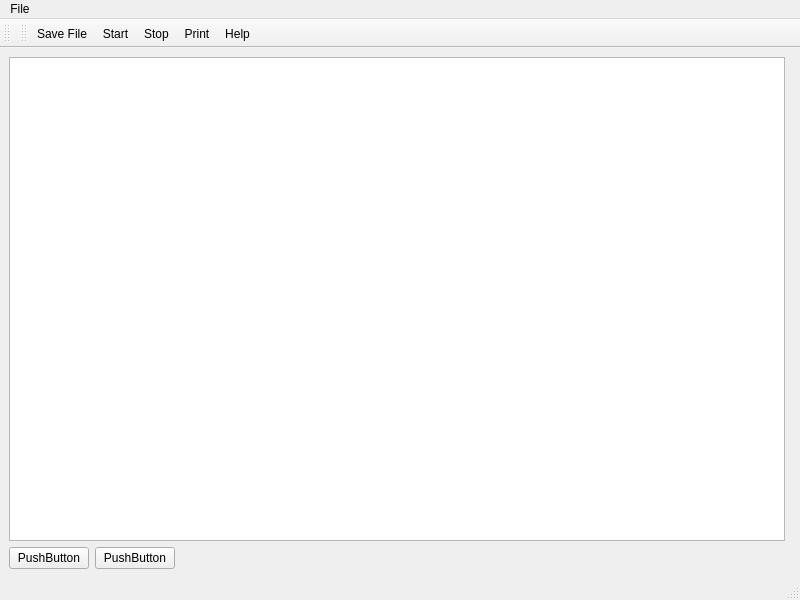
<?xml version="1.0" encoding="UTF-8"?>
<ui version="4.0">
 <class>MainWindow</class>
 <widget class="QMainWindow" name="MainWindow">
  <property name="geometry">
   <rect>
    <x>0</x>
    <y>0</y>
    <width>800</width>
    <height>600</height>
   </rect>
  </property>
  <property name="windowTitle">
   <string>MainWindow</string>
  </property>
  <widget class="QWidget" name="centralwidget">
   <layout class="QVBoxLayout" name="verticalLayout">
    <item>
     <layout class="QHBoxLayout" name="horizontalLayout">
      <item>
       <widget class="QTreeView" name="treeView"/>
      </item>
      <item>
       <widget class="QWidget" name="widget" native="true"/>
      </item>
     </layout>
    </item>
    <item>
     <layout class="QHBoxLayout" name="horizontalLayout_2">
      <item>
       <widget class="QPushButton" name="pushButton_2">
        <property name="text">
         <string>PushButton</string>
        </property>
       </widget>
      </item>
      <item>
       <widget class="QPushButton" name="pushButton">
        <property name="text">
         <string>PushButton</string>
        </property>
       </widget>
      </item>
      <item>
       <spacer name="horizontalSpacer">
        <property name="orientation">
         <enum>Qt::Horizontal</enum>
        </property>
        <property name="sizeHint" stdset="0">
         <size>
          <width>40</width>
          <height>20</height>
         </size>
        </property>
       </spacer>
      </item>
     </layout>
    </item>
   </layout>
  </widget>
  <widget class="QMenuBar" name="menubar">
   <property name="geometry">
    <rect>
     <x>0</x>
     <y>0</y>
     <width>800</width>
     <height>17</height>
    </rect>
   </property>
   <widget class="QMenu" name="menuFile">
    <property name="title">
     <string>File</string>
    </property>
    <addaction name="Open File"/>
   </widget>
   <addaction name="menuFile"/>
  </widget>
  <widget class="QStatusBar" name="statusbar"/>
  <widget class="QToolBar" name="toolBar">
   <property name="windowTitle">
    <string>toolBar</string>
   </property>
   <attribute name="toolBarArea">
    <enum>TopToolBarArea</enum>
   </attribute>
   <attribute name="toolBarBreak">
    <bool>false</bool>
   </attribute>
   <addaction name="Open File"/>
  </widget>
  <widget class="QToolBar" name="toolBar_2">
   <property name="windowTitle">
    <string>toolBar_2</string>
   </property>
   <attribute name="toolBarArea">
    <enum>TopToolBarArea</enum>
   </attribute>
   <attribute name="toolBarBreak">
    <bool>false</bool>
   </attribute>
   <addaction name="actionsave_file"/>
   <addaction name="actionStart"/>
   <addaction name="actionStop"/>
   <addaction name="actionprint"/>
   <addaction name="actionhelp"/>
  </widget>
  <action name="Open File">
   <property name="icon">
    <iconset resource="icons.qrc">
     <normaloff>:/Icons/fileopen.png</normaloff>:/Icons/fileopen.png</iconset>
   </property>
   <property name="text">
    <string>Open File</string>
   </property>
   <property name="menuRole">
    <enum>QAction::NoRole</enum>
   </property>
  </action>
  <action name="actionsave_file">
   <property name="icon">
    <iconset resource="icons.qrc">
     <normaloff>:/Icons/filesave.png</normaloff>:/Icons/filesave.png</iconset>
   </property>
   <property name="text">
    <string>Save File</string>
   </property>
   <property name="menuRole">
    <enum>QAction::NoRole</enum>
   </property>
  </action>
  <action name="actionhelp">
   <property name="icon">
    <iconset resource="icons.qrc">
     <normaloff>:/Icons/help.png</normaloff>:/Icons/help.png</iconset>
   </property>
   <property name="text">
    <string>Help</string>
   </property>
   <property name="menuRole">
    <enum>QAction::NoRole</enum>
   </property>
  </action>
  <action name="actionprint">
   <property name="icon">
    <iconset resource="icons.qrc">
     <normaloff>:/Icons/print.png</normaloff>:/Icons/print.png</iconset>
   </property>
   <property name="text">
    <string>Print</string>
   </property>
   <property name="menuRole">
    <enum>QAction::NoRole</enum>
   </property>
  </action>
  <action name="actionStart">
   <property name="icon">
    <iconset resource="icons.qrc">
     <normaloff>:/Icons/startVR.png</normaloff>:/Icons/startVR.png</iconset>
   </property>
   <property name="text">
    <string>Start</string>
   </property>
   <property name="menuRole">
    <enum>QAction::NoRole</enum>
   </property>
  </action>
  <action name="actionStop">
   <property name="icon">
    <iconset resource="icons.qrc">
     <normaloff>:/Icons/stopVR.png</normaloff>:/Icons/stopVR.png</iconset>
   </property>
   <property name="text">
    <string>Stop</string>
   </property>
   <property name="menuRole">
    <enum>QAction::NoRole</enum>
   </property>
  </action>
 </widget>
 <resources>
  <include location="icons.qrc"/>
 </resources>
 <connections/>
</ui>
